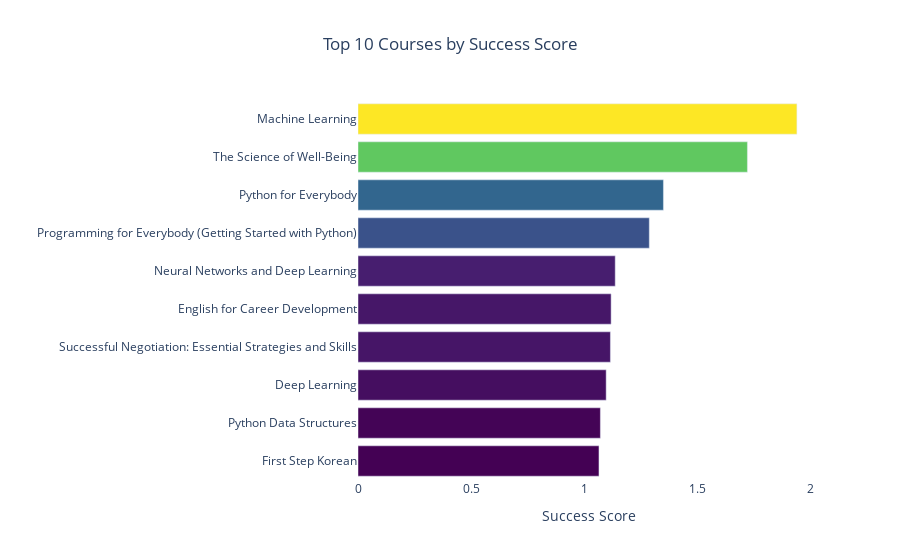

The notebook cell this image was saved under:
### Code cell
# Plotly bar chart
fig = px.bar(
    top_10_courses,
    x="success_score",
    y="translated_title",
    orientation="h",
    title="Top 10 Courses by Success Score",
    labels={
        "success_score": "Success Score",
    },
    hover_data={
        "rating": ":.2f",
        "students_enrolled": ":,",
        "success_score": ":.2f"
    },
    color="success_score",
    color_continuous_scale=px.colors.sequential.Viridis
)

fig.update_traces(
    hovertemplate="<b>%{y}</b><br><br>" +
                    "Success Score: %{x:.2f}<br>" +
                    "Rating: %{customdata[0]:.2f}<br>" +
                    "Students Enrolled: %{customdata[1]:,}<extra></extra>",
    customdata=top_10_courses[["rating", "students_enrolled"]].values
)

fig.update_layout(
    title={
        "text": "Top 10 Courses by Success Score",
        "x": 0.5,
        "xanchor": "center"
    },
    yaxis_autorange="reversed",
    yaxis={"title": ''},
    xaxis={"title": "Success Score"},
    coloraxis_showscale=False,
    paper_bgcolor="white",
    plot_bgcolor="white"
)

fig.show()

### Figure 1 — Plotly figure (JSON) as saved in the notebook; plotly's stock layout.template omitted (floating-point values rounded to 4 significant figures)
{"data": [{"customdata": [[4.9, 3200000.0], [4.9, 2500000.0], [4.8, 1500000.0], [4.8, 1300000.0], [4.9, 630000.0], [4.8, 760000.0], [4.8, 750000.0], [4.8, 690000.0], [4.9, 420000.0], [4.9, 400000.0]], "hovertemplate": "<b>%{y}</b><br><br>Success Score: %{x:.2f}<br>Rating: %{customdata[0]:.2f}<br>Students Enrolled: %{customdata[1]:,}<extra></extra>", "legendgroup": "", "marker": {"color": [1.941, 1.722, 1.351, 1.288, 1.138, 1.119, 1.116, 1.098, 1.072, 1.066], "coloraxis": "coloraxis", "pattern": {"shape": ""}}, "name": "", "orientation": "h", "showlegend": false, "textposition": "auto", "type": "bar", "x": [1.941, 1.722, 1.351, 1.288, 1.138, 1.119, 1.116, 1.098, 1.072, 1.066], "xaxis": "x", "y": ["Machine Learning", "The Science of Well-Being", "Python for Everybody", "Programming for Everybody (Getting Started with Python)", "Neural Networks and Deep Learning", "English for Career Development", "Successful Negotiation: Essential Strategies and Skills", "Deep Learning", "Python Data Structures", "First Step Korean"], "yaxis": "y"}], "layout": {"barmode": "relative", "coloraxis": {"colorbar": {"title": {"text": "Success Score"}}, "colorscale": [[0, "#440154"], [0.1111, "#482878"], [0.2222, "#3e4989"], [0.3333, "#31688e"], [0.4444, "#26828e"], [0.5556, "#1f9e89"], [0.6667, "#35b779"], [0.7778, "#6ece58"], [0.8889, "#b5de2b"], [1, "#fde725"]], "showscale": false}, "legend": {"tracegroupgap": 0}, "paper_bgcolor": "white", "plot_bgcolor": "white", "title": {"text": "Top 10 Courses by Success Score", "x": 0.5, "xanchor": "center"}, "xaxis": {"anchor": "y", "domain": [0, 1], "title": {"text": "Success Score"}}, "yaxis": {"anchor": "x", "autorange": "reversed", "domain": [0, 1], "title": {"text": ""}}}}
